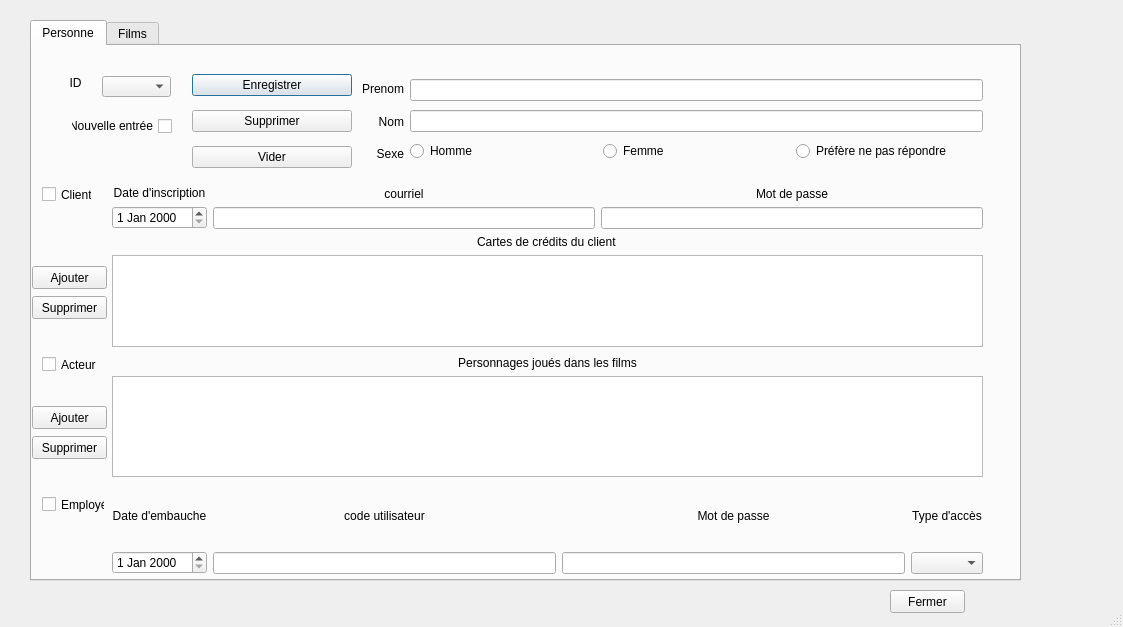
<?xml version="1.0" encoding="UTF-8"?>
<ui version="4.0">
 <class>Application</class>
 <widget class="QDialog" name="Application">
  <property name="geometry">
   <rect>
    <x>0</x>
    <y>0</y>
    <width>1123</width>
    <height>627</height>
   </rect>
  </property>
  <property name="windowTitle">
   <string>Dialog</string>
  </property>
  <property name="sizeGripEnabled">
   <bool>true</bool>
  </property>
  <widget class="QTabWidget" name="tabMain">
   <property name="geometry">
    <rect>
     <x>30</x>
     <y>20</y>
     <width>991</width>
     <height>561</height>
    </rect>
   </property>
   <property name="currentIndex">
    <number>0</number>
   </property>
   <widget class="QWidget" name="tabPersonne">
    <attribute name="title">
     <string>Personne</string>
    </attribute>
    <widget class="QWidget" name="verticalLayoutWidget">
     <property name="geometry">
      <rect>
       <x>80</x>
       <y>140</y>
       <width>871</width>
       <height>161</height>
      </rect>
     </property>
     <layout class="QVBoxLayout" name="verticalLayout">
      <item>
       <layout class="QHBoxLayout" name="horizontalLayout_4">
        <item>
         <layout class="QVBoxLayout" name="verticalLayout_2">
          <item>
           <widget class="QLabel" name="label_4">
            <property name="layoutDirection">
             <enum>Qt::LeftToRight</enum>
            </property>
            <property name="text">
             <string>Date d'inscription</string>
            </property>
            <property name="alignment">
             <set>Qt::AlignCenter</set>
            </property>
           </widget>
          </item>
          <item>
           <widget class="QDateEdit" name="dateInsc"/>
          </item>
         </layout>
        </item>
        <item>
         <layout class="QVBoxLayout" name="verticalLayout_3">
          <item>
           <widget class="QLabel" name="label_5">
            <property name="text">
             <string>courriel</string>
            </property>
            <property name="alignment">
             <set>Qt::AlignCenter</set>
            </property>
           </widget>
          </item>
          <item>
           <widget class="QLineEdit" name="lineCourriel"/>
          </item>
         </layout>
        </item>
        <item>
         <layout class="QVBoxLayout" name="verticalLayout_4">
          <item>
           <widget class="QLabel" name="label_6">
            <property name="text">
             <string>Mot de passe</string>
            </property>
            <property name="alignment">
             <set>Qt::AlignCenter</set>
            </property>
           </widget>
          </item>
          <item>
           <widget class="QLineEdit" name="linePwdClient"/>
          </item>
         </layout>
        </item>
       </layout>
      </item>
      <item>
       <layout class="QHBoxLayout" name="horizontalLayout_7">
        <item>
         <layout class="QVBoxLayout" name="verticalLayout_6">
          <item alignment="Qt::AlignHCenter">
           <widget class="QLabel" name="labelCarteCredits">
            <property name="layoutDirection">
             <enum>Qt::LeftToRight</enum>
            </property>
            <property name="text">
             <string>Cartes de crédits du client</string>
            </property>
           </widget>
          </item>
          <item>
           <widget class="QTableView" name="QtableCC">
            <property name="toolTip">
             <string>La personne doit avoir été créer avant que cette table soit disponible.</string>
            </property>
            <property name="midLineWidth">
             <number>3</number>
            </property>
            <property name="alternatingRowColors">
             <bool>true</bool>
            </property>
           </widget>
          </item>
         </layout>
        </item>
       </layout>
      </item>
     </layout>
    </widget>
    <widget class="QWidget" name="horizontalLayoutWidget">
     <property name="geometry">
      <rect>
       <x>330</x>
       <y>30</y>
       <width>621</width>
       <height>91</height>
      </rect>
     </property>
     <layout class="QHBoxLayout" name="horizontalLayout">
      <item>
       <layout class="QVBoxLayout" name="verticalLayout_16">
        <item>
         <widget class="QLabel" name="label_18">
          <property name="text">
           <string>Prenom</string>
          </property>
          <property name="alignment">
           <set>Qt::AlignRight|Qt::AlignTrailing|Qt::AlignVCenter</set>
          </property>
         </widget>
        </item>
        <item>
         <widget class="QLabel" name="label">
          <property name="text">
           <string>Nom</string>
          </property>
          <property name="alignment">
           <set>Qt::AlignRight|Qt::AlignTrailing|Qt::AlignVCenter</set>
          </property>
         </widget>
        </item>
        <item>
         <widget class="QLabel" name="label_3">
          <property name="text">
           <string>Sexe</string>
          </property>
          <property name="alignment">
           <set>Qt::AlignRight|Qt::AlignTrailing|Qt::AlignVCenter</set>
          </property>
         </widget>
        </item>
       </layout>
      </item>
      <item>
       <layout class="QVBoxLayout" name="verticalLayout_17">
        <item>
         <widget class="QLineEdit" name="linePrenom"/>
        </item>
        <item>
         <widget class="QLineEdit" name="lineNom"/>
        </item>
        <item>
         <layout class="QHBoxLayout" name="horizontalLayout_2">
          <item>
           <widget class="QRadioButton" name="rbtnH">
            <property name="text">
             <string>Homme</string>
            </property>
            <attribute name="buttonGroup">
             <string notr="true">sexeBtnG</string>
            </attribute>
           </widget>
          </item>
          <item>
           <widget class="QRadioButton" name="rbtnF">
            <property name="text">
             <string>Femme</string>
            </property>
            <attribute name="buttonGroup">
             <string notr="true">sexeBtnG</string>
            </attribute>
           </widget>
          </item>
          <item>
           <widget class="QRadioButton" name="rbtnNA">
            <property name="text">
             <string>Préfère ne pas répondre</string>
            </property>
            <attribute name="buttonGroup">
             <string notr="true">sexeBtnG</string>
            </attribute>
           </widget>
          </item>
         </layout>
        </item>
       </layout>
      </item>
     </layout>
    </widget>
    <widget class="QWidget" name="verticalLayoutWidget_2">
     <property name="geometry">
      <rect>
       <x>160</x>
       <y>20</y>
       <width>160</width>
       <height>112</height>
      </rect>
     </property>
     <layout class="QVBoxLayout" name="verticalLayout_18">
      <item>
       <widget class="QPushButton" name="btnEP">
        <property name="text">
         <string>Enregistrer</string>
        </property>
       </widget>
      </item>
      <item>
       <widget class="QPushButton" name="btnSupPers">
        <property name="text">
         <string>Supprimer</string>
        </property>
       </widget>
      </item>
      <item>
       <widget class="QPushButton" name="btnVP">
        <property name="text">
         <string>Vider</string>
        </property>
       </widget>
      </item>
     </layout>
    </widget>
    <widget class="QWidget" name="horizontalLayoutWidget_5">
     <property name="geometry">
      <rect>
       <x>80</x>
       <y>310</y>
       <width>871</width>
       <height>121</height>
      </rect>
     </property>
     <layout class="QHBoxLayout" name="horizontalLayout_5">
      <item>
       <layout class="QVBoxLayout" name="verticalLayout_5">
        <item>
         <widget class="QLabel" name="label_7">
          <property name="layoutDirection">
           <enum>Qt::LeftToRight</enum>
          </property>
          <property name="text">
           <string>Personnages joués dans les films</string>
          </property>
          <property name="alignment">
           <set>Qt::AlignCenter</set>
          </property>
         </widget>
        </item>
        <item>
         <widget class="QTableView" name="QtableAct">
          <property name="toolTip">
           <string>La personne doit avoir été créer avant que cette table soit disponible.</string>
          </property>
          <property name="alternatingRowColors">
           <bool>true</bool>
          </property>
         </widget>
        </item>
       </layout>
      </item>
     </layout>
    </widget>
    <widget class="QWidget" name="horizontalLayoutWidget_6">
     <property name="geometry">
      <rect>
       <x>80</x>
       <y>440</y>
       <width>871</width>
       <height>88</height>
      </rect>
     </property>
     <layout class="QHBoxLayout" name="horizontalLayout_6">
      <item>
       <layout class="QVBoxLayout" name="verticalLayout_9">
        <item>
         <widget class="QLabel" name="label_11">
          <property name="layoutDirection">
           <enum>Qt::LeftToRight</enum>
          </property>
          <property name="text">
           <string>Date d'embauche</string>
          </property>
          <property name="alignment">
           <set>Qt::AlignCenter</set>
          </property>
         </widget>
        </item>
        <item>
         <widget class="QDateEdit" name="dateEmb"/>
        </item>
       </layout>
      </item>
      <item>
       <layout class="QVBoxLayout" name="verticalLayout_10">
        <item>
         <widget class="QLabel" name="label_12">
          <property name="text">
           <string>code utilisateur</string>
          </property>
          <property name="alignment">
           <set>Qt::AlignCenter</set>
          </property>
         </widget>
        </item>
        <item>
         <widget class="QLineEdit" name="lineUsername"/>
        </item>
       </layout>
      </item>
      <item>
       <layout class="QVBoxLayout" name="verticalLayout_11">
        <item>
         <widget class="QLabel" name="label_13">
          <property name="text">
           <string>Mot de passe</string>
          </property>
          <property name="alignment">
           <set>Qt::AlignCenter</set>
          </property>
         </widget>
        </item>
        <item>
         <widget class="QLineEdit" name="linePwdEmp"/>
        </item>
       </layout>
      </item>
      <item>
       <layout class="QVBoxLayout" name="verticalLayout_12">
        <item>
         <widget class="QLabel" name="label_14">
          <property name="layoutDirection">
           <enum>Qt::LeftToRight</enum>
          </property>
          <property name="text">
           <string>Type d'accès</string>
          </property>
          <property name="alignment">
           <set>Qt::AlignCenter</set>
          </property>
         </widget>
        </item>
        <item>
         <widget class="QComboBox" name="comboAcces"/>
        </item>
       </layout>
      </item>
     </layout>
    </widget>
    <widget class="QCheckBox" name="cbActeur">
     <property name="geometry">
      <rect>
       <x>10</x>
       <y>310</y>
       <width>55</width>
       <height>17</height>
      </rect>
     </property>
     <property name="text">
      <string>Acteur</string>
     </property>
    </widget>
    <widget class="QCheckBox" name="cbClient">
     <property name="geometry">
      <rect>
       <x>10</x>
       <y>140</y>
       <width>50</width>
       <height>17</height>
      </rect>
     </property>
     <property name="text">
      <string>Client</string>
     </property>
    </widget>
    <widget class="QCheckBox" name="cbEmploye">
     <property name="geometry">
      <rect>
       <x>10</x>
       <y>450</y>
       <width>63</width>
       <height>17</height>
      </rect>
     </property>
     <property name="text">
      <string>Employé</string>
     </property>
    </widget>
    <widget class="QPushButton" name="btnAjoutCC">
     <property name="geometry">
      <rect>
       <x>0</x>
       <y>220</y>
       <width>75</width>
       <height>23</height>
      </rect>
     </property>
     <property name="text">
      <string>Ajouter</string>
     </property>
    </widget>
    <widget class="QPushButton" name="btnAjoutPers">
     <property name="geometry">
      <rect>
       <x>0</x>
       <y>360</y>
       <width>75</width>
       <height>23</height>
      </rect>
     </property>
     <property name="text">
      <string>Ajouter</string>
     </property>
    </widget>
    <widget class="QPushButton" name="btnSuppCC">
     <property name="geometry">
      <rect>
       <x>0</x>
       <y>250</y>
       <width>75</width>
       <height>23</height>
      </rect>
     </property>
     <property name="text">
      <string>Supprimer</string>
     </property>
    </widget>
    <widget class="QPushButton" name="btnSuppPers">
     <property name="geometry">
      <rect>
       <x>0</x>
       <y>390</y>
       <width>75</width>
       <height>23</height>
      </rect>
     </property>
     <property name="text">
      <string>Supprimer</string>
     </property>
    </widget>
    <widget class="QComboBox" name="comboID">
     <property name="geometry">
      <rect>
       <x>70</x>
       <y>30</y>
       <width>69</width>
       <height>21</height>
      </rect>
     </property>
    </widget>
    <widget class="QLabel" name="label_8">
     <property name="geometry">
      <rect>
       <x>20</x>
       <y>30</y>
       <width>47</width>
       <height>13</height>
      </rect>
     </property>
     <property name="text">
      <string>ID</string>
     </property>
     <property name="alignment">
      <set>Qt::AlignCenter</set>
     </property>
    </widget>
    <widget class="QCheckBox" name="cbVP">
     <property name="geometry">
      <rect>
       <x>39</x>
       <y>70</y>
       <width>101</width>
       <height>20</height>
      </rect>
     </property>
     <property name="layoutDirection">
      <enum>Qt::RightToLeft</enum>
     </property>
     <property name="text">
      <string>Nouvelle entrée</string>
     </property>
    </widget>
   </widget>
   <widget class="QWidget" name="tabFilms">
    <attribute name="title">
     <string>Films</string>
    </attribute>
    <widget class="QWidget" name="verticalLayoutWidget_3">
     <property name="geometry">
      <rect>
       <x>20</x>
       <y>20</y>
       <width>160</width>
       <height>112</height>
      </rect>
     </property>
     <layout class="QVBoxLayout" name="verticalLayout_21">
      <item>
       <widget class="QPushButton" name="btnEF">
        <property name="text">
         <string>Enregistrer</string>
        </property>
       </widget>
      </item>
      <item>
       <widget class="QPushButton" name="btnSupFilm">
        <property name="text">
         <string>Supprimer</string>
        </property>
       </widget>
      </item>
      <item>
       <widget class="QPushButton" name="btnVF">
        <property name="text">
         <string>Vider</string>
        </property>
       </widget>
      </item>
     </layout>
    </widget>
    <widget class="QWidget" name="verticalLayoutWidget_4">
     <property name="geometry">
      <rect>
       <x>220</x>
       <y>20</y>
       <width>211</width>
       <height>171</height>
      </rect>
     </property>
     <layout class="QVBoxLayout" name="verticalLayout_22">
      <item>
       <widget class="QLineEdit" name="TitreFilm"/>
      </item>
      <item>
       <widget class="QTimeEdit" name="dureeFilm"/>
      </item>
      <item>
       <widget class="QTextEdit" name="textDescFilm"/>
      </item>
     </layout>
    </widget>
    <widget class="QLabel" name="label_2">
     <property name="geometry">
      <rect>
       <x>520</x>
       <y>10</y>
       <width>111</width>
       <height>20</height>
      </rect>
     </property>
     <property name="text">
      <string>Catégories du film</string>
     </property>
    </widget>
    <widget class="QListView" name="listCatFilm">
     <property name="geometry">
      <rect>
       <x>490</x>
       <y>30</y>
       <width>171</width>
       <height>192</height>
      </rect>
     </property>
    </widget>
    <widget class="QComboBox" name="comboIDF">
     <property name="geometry">
      <rect>
       <x>100</x>
       <y>140</y>
       <width>69</width>
       <height>21</height>
      </rect>
     </property>
    </widget>
    <widget class="QLabel" name="label_9">
     <property name="geometry">
      <rect>
       <x>40</x>
       <y>140</y>
       <width>47</width>
       <height>13</height>
      </rect>
     </property>
     <property name="text">
      <string>ID</string>
     </property>
     <property name="alignment">
      <set>Qt::AlignCenter</set>
     </property>
    </widget>
    <widget class="QCheckBox" name="cbVF">
     <property name="geometry">
      <rect>
       <x>70</x>
       <y>170</y>
       <width>101</width>
       <height>20</height>
      </rect>
     </property>
     <property name="layoutDirection">
      <enum>Qt::RightToLeft</enum>
     </property>
     <property name="text">
      <string>Nouvelle entrée</string>
     </property>
    </widget>
   </widget>
  </widget>
  <widget class="QPushButton" name="btnFermer">
   <property name="geometry">
    <rect>
     <x>890</x>
     <y>590</y>
     <width>75</width>
     <height>23</height>
    </rect>
   </property>
   <property name="text">
    <string>Fermer</string>
   </property>
  </widget>
  <widget class="QLabel" name="label_acces">
   <property name="geometry">
    <rect>
     <x>286</x>
     <y>10</y>
     <width>571</width>
     <height>21</height>
    </rect>
   </property>
   <property name="text">
    <string/>
   </property>
  </widget>
 </widget>
 <resources/>
 <connections/>
 <buttongroups>
  <buttongroup name="sexeBtnG"/>
 </buttongroups>
</ui>
